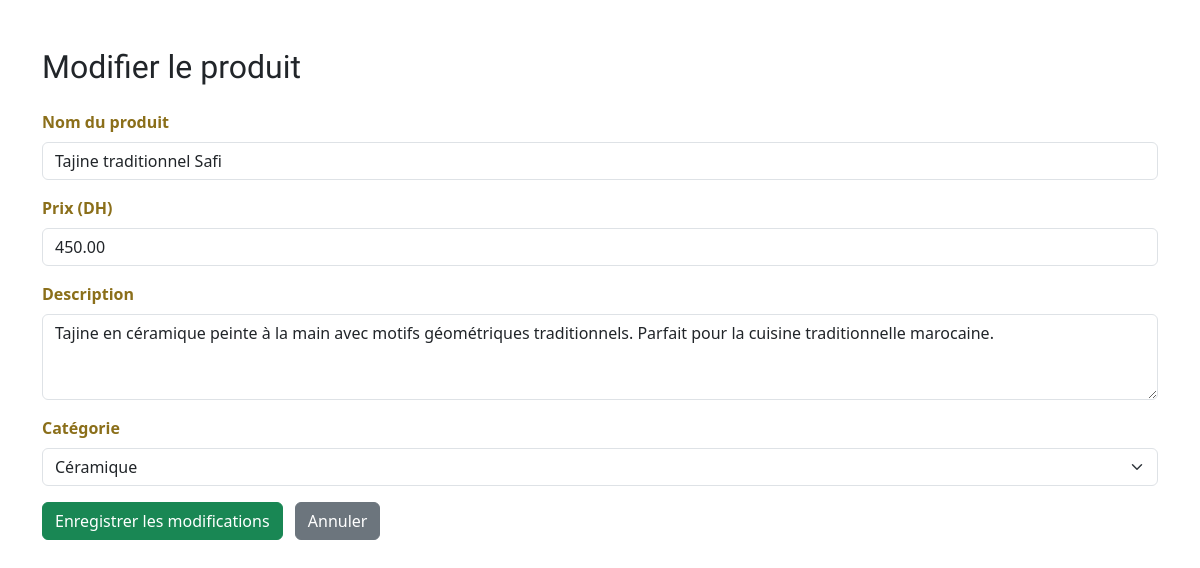
Page /html/modifie_produit.php?id=1 (signed in) on the committed database.
### tables this page shows
CREATE TABLE produits (
    id INT AUTO_INCREMENT PRIMARY KEY,
    nom VARCHAR(100) NOT NULL,
    description TEXT,
    prix DECIMAL(10,2) NOT NULL,
    prix_promo DECIMAL(10,2) NULL,
    categorie_id INT NOT NULL,
    image VARCHAR(255) NOT NULL,
    image_url VARCHAR(255) NOT NULL,
    artisan_id INT,
    stock INT DEFAULT 0,
    poids DECIMAL(8,2) DEFAULT 0.00,
    dimensions VARCHAR(50),
    materiau VARCHAR(100),
    technique VARCHAR(100),
    temps_fabrication VARCHAR(50),
    note_moyenne DECIMAL(3,2) DEFAULT 0.00,
    nombre_avis INT DEFAULT 0,
    vendu BOOLEAN DEFAULT FALSE,
    en_vedette BOOLEAN DEFAULT FALSE,
    date_ajout TIMESTAMP DEFAULT CURRENT_TIMESTAMP,
    date_modification TIMESTAMP DEFAULT CURRENT_TIMESTAMP ON UPDATE CURRENT_TIMESTAMP,
    FOREIGN KEY (categorie_id) REFERENCES categories(id) ON DELETE RESTRICT,
    FOREIGN KEY (artisan_id) REFERENCES artisans(id) ON DELETE SET NULL
);

### html/modifie_produit.php (the view, shortened to what this page needs)
<?php
include("../php/connexion.php");
$id = intval($_GET['id']);
$categories = [];
try {
    $stmt = $pdo->query("SELECT nom FROM categories WHERE actif = 1 ORDER BY ordre, nom");
    $categories = $stmt->fetchAll(PDO::FETCH_COLUMN);
} catch (PDOException $e) {
    $categories = ['Céramique', 'Tapis', 'Lanternes', 'Bijoux', 'Bois sculpté', 'Cuir'];
}
$stmt = $pdo->prepare("SELECT * FROM produits WHERE id = ?");
$stmt->execute([$id]);
$produit = $stmt->fetch();
?>
<!DOCTYPE html>
<html lang="fr">
<head>
    <link rel="stylesheet" href="../css/global.css">
    <link href="https://cdn.jsdelivr.net/npm/bootstrap@5.3.3/dist/css/bootstrap.min.css" rel="stylesheet">
</head>
<body>
<div class="container py-5">
    <h2 class="mb-4">Modifier le produit</h2>
    <form method="POST">
        <div class="mb-3">
            <label for="nom" class="form-label">Nom du produit</label>
            <input type="text" class="form-control" id="nom" name="nom" value="<?php echo htmlspecialchars($produit['nom']); ?>" required>
        </div>
        <div class="mb-3">
            <label for="prix" class="form-label">Prix (DH)</label>
            <input type="number" step="0.01" class="form-control" id="prix" name="prix" value="<?php echo htmlspecialchars($produit['prix']); ?>" required>
        </div>
        <div class="mb-3">
            <label for="description" class="form-label">Description</label>
            <textarea class="form-control" id="description" name="description" rows="3" required><?php echo htmlspecialchars($produit['description']); ?></textarea>
        </div>
        <div class="mb-3">
            <label for="categorie" class="form-label">Catégorie</label>
            <select class="form-select" id="categorie" name="categorie" required>
                <?php foreach ($categories as $cat): ?>
                    <option value="<?php echo htmlspecialchars($cat); ?>" <?php if ($cat == $produit['categorie_id']) echo 'selected'; ?>>
                        <?php echo htmlspecialchars($cat); ?>
                    </option>
                <?php endforeach; ?>
            </select>
        </div>
        <button type="submit" class="btn btn-success">Enregistrer les modifications</button>
        <a href="products.php" class="btn btn-secondary ms-2">Annuler</a>
    </form>
</div>
</body>
</html>

### css/global.css (style rules this page uses)
:root { --primary: #d4af37; --primary-dark: #8b6f1a; --secondary: #8b4513; --accent: #ff6b35; --success: #27ae60; --warning: #f39c12; --danger: #e74c3c; --info: #3498db; --light: #f8f9fa; --dark: #2c3e50; --white: #fff; --black: #222; --text-main: #2c3e50; --text-light: #7f8c8d; --border: #e9ecef; --shadow: 0 4px 16px rgba(44,62,80,0.08); --shadow-hover: 0 8px 24px rgba(44,62,80,0.12); --radius: 14px; --transition: all 0.25s cubic-bezier(.4,0,.2,1); }
* { margin: 0; padding: 0; box-sizing: border-box; }
body { font-family: 'Montserrat', 'Amiri', serif; background: var(--light); color: var(--text-main); min-height: 100vh; display: flex; flex-direction: column; line-height: 1.7; }
h1, h2, h3, h4, h5, h6 { font-family: 'Amiri', serif; font-weight: 700; color: var(--primary-dark); margin-bottom: 1rem; }
h2 { font-size: 2.1rem; }
.btn { border-radius: var(--radius); font-weight: 600; padding: 0.7rem 1.5rem; transition: var(--transition); border: none; text-decoration: none; display: inline-block; cursor: pointer; font-family: 'Montserrat', 'Amiri', serif; }
.btn-secondary { background: var(--text-light); color: var(--white); }
.form-control { border-radius: var(--radius); border: 2px solid var(--border); padding: 0.75rem 1rem; transition: var(--transition); font-size: 1rem; }
.form-label { font-weight: 600; color: var(--primary-dark); margin-bottom: 0.5rem; }

### rows in the picture
produits: nom "Tajine traditionnel Safi", prix "450.00", description "Tajine en céramique peinte à la main avec motifs géométriques traditionnels. Parfait pour la cuisine traditionnelle marocaine."

### other values in the picture
form field categorie "Céramique"
